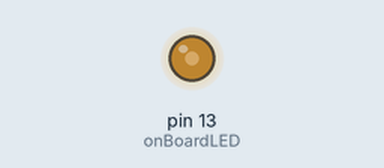
This sketch was run on a simulated Arduino Uno, built with avr-gcc and run on an emulated ATmega328P. Shown: output pins drawn as LEDs (lit = HIGH). The modem accepts every AT command (registered, SIM ready, sends succeed) and sends nothing else; what the sketch prints to the serial monitor is not drawn.

Above: at 1.3 s.
Timing chart, 0 to 40.0 s (numbered marks = the images above):
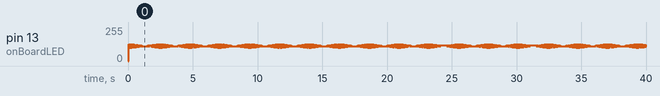

The sketch:

teensyESPSerial.ino
```cpp
//#include <Servo.h>
#include <SoftwareSerial.h>

// for information on how to set up the UDP Transmission, I used
// the following documentation, starting on page 4, and used the
// example where the remote IP and port are fixed
// https://www.espressif.com/sites/default/files/documentation/4b-esp8266_at_command_examples_en.pdf

SoftwareSerial ESPSerial(9,10); // connected to RX2 and TX2 at pins
                          // 9 and 10 on the Teensy 3.5 per
                          // https://www.pjrc.com/teensy/td_uart.html


// TODO: send servo commands between Arduino and ESPSerial
// TODO: send wind sensor readings from ESPSerial to Arduino
    // TODO: figure out how to get the encoder running
// TODO: send all data from ESPSerial to Arduino
// TODO: be able to move everything within the rigid wing based upon messages from the Arduino

//Pins for devices
const int onBoardLED = 13;


String SSID = "sailbot";
String PASS = "Passphrase123";
String DST_IP = "192.168.0.21";
int DST_PORT = 8888; // port on which the UDP communication will be
                      // taking place
String THIS_DEVICE_IP = "192.168.0.25";


void setup() {
  //init
  Serial.println("I just got into setup!!");
  pinMode(onBoardLED, OUTPUT);
  digitalWrite(onBoardLED, HIGH);
  //setWifiMode();

  // Initialize Everything
  initializeComs();
  initializeWifi();

}

void loop() {
  Serial.println("I just entered the loop!");

  digitalWrite(onBoardLED,LOW);

  initializeUDP();

  digitalWrite(onBoardLED,HIGH);

  checkStatus();

  sendMessage();

  closeUDP();

}


// This initializes the serial buses
void initializeComs() {
  Serial.begin(115200);
  ESPSerial.begin(115200);

  Serial.println("Communication Initialized");
}

void setWifiMode(){
  // set the wifi mode to be in softAP and station mode
  ESPSerial.println("AT+CWMODE=3");
  //Serial.println("I just set up the wifi mode for the esp");
}

void initializeWifi(){
  // utilizes the built in serial commands between the esp and teensy
  // to start up the wifi connection with the sailbot server
  ESPSerial.println("AT+CWJAP=\"" + SSID + "\",\"" + PASS + "\"");
  Serial.println("Wifi is officially initialized");
}

void initializeUDP(){
  // once again utilizes the AT commands that can be found at https://www.espressif.com/sites/default/files/documentation/4a-esp8266_at_instruction_set_en.pdf
  // to send information to the esp to start UDP comms between
  // the esp and the arduino
  // this specific command is found on page 42 in the documentation

  // for this process, I've selected to only have one UDP channel
  // (we'll see if this changes)

  ESPSerial.println("AT+CIPMUX=0"); // makes sure that it's only one connection
  ESPSerial.println("AT+CIPSTART=\"UDP\",\"" + DST_IP + "\"," + DST_PORT);
}

void sendMessage(){
  ESPSerial.println("AT+CIPSEND=8");
}

void closeUDP(){
  ESPSerial.println("AT+CIPCLOSE");
}

void checkStatus(){
  ESPSerial.println("AT+CIPSTATUS");
}
```
